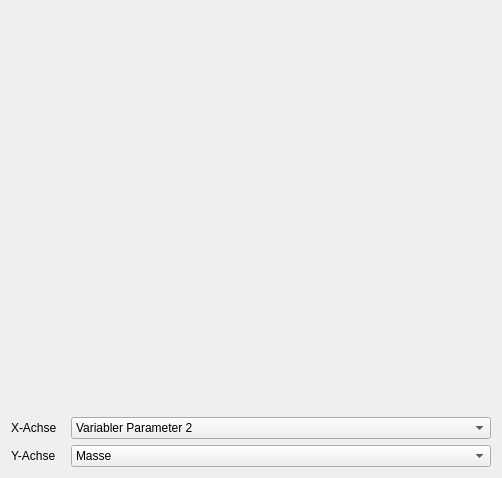
          <widget class="QWidget" name="subTab_410">
           <attribute name="title">
            <string>Parameterabhängigkeit</string>
           </attribute>
           <layout class="QVBoxLayout" name="verticalLayout_27">
            <item>
             <layout class="QVBoxLayout" name="verticalLayout_410">
              <item>
               <widget class="MplWidget" name="MplWidget_410" native="true">
                <property name="minimumSize">
                 <size>
                  <width>480</width>
                  <height>400</height>
                 </size>
                </property>
               </widget>
              </item>
              <item>
               <layout class="QHBoxLayout" name="horizontalLayout_411">
                <item>
                 <widget class="QLabel" name="label_411">
                  <property name="text">
                   <string>X-Achse</string>
                  </property>
                 </widget>
                </item>
                <item>
                 <widget class="QComboBox" name="comboBox_xAxis_411">
                  <property name="minimumSize">
                   <size>
                    <width>420</width>
                    <height>0</height>
                   </size>
                  </property>
                  <item>
                   <property name="text">
                    <string>Variabler Parameter 2</string>
                   </property>
                  </item>
                 </widget>
                </item>
               </layout>
              </item>
              <item>
               <layout class="QHBoxLayout" name="horizontalLayout_412">
                <item>
                 <widget class="QLabel" name="label_412">
                  <property name="text">
                   <string>Y-Achse</string>
                  </property>
                 </widget>
                </item>
                <item>
                 <widget class="QComboBox" name="comboBox_yAxis_412">
                  <property name="minimumSize">
                   <size>
                    <width>420</width>
                    <height>0</height>
                   </size>
                  </property>
                  <item>
                   <property name="text">
                    <string>Masse</string>
                   </property>
                  </item>
                  <item>
                   <property name="text">
                    <string>Treibhauspotenzial GWP</string>
                   </property>
                  </item>
                  <item>
                   <property name="text">
                    <string>Primärenergiebedarf PET</string>
                   </property>
                  </item>
                  <item>
                   <property name="text">
                    <string>Verformung</string>
                   </property>
                  </item>
                  <item>
                   <property name="text">
                    <string>Steifigkeitsverhältnis Alpha (Outrigger)</string>
                   </property>
                  </item>
                 </widget>
                </item>
               </layout>
              </item>
             </layout>
            </item>
           </layout>
          </widget>
